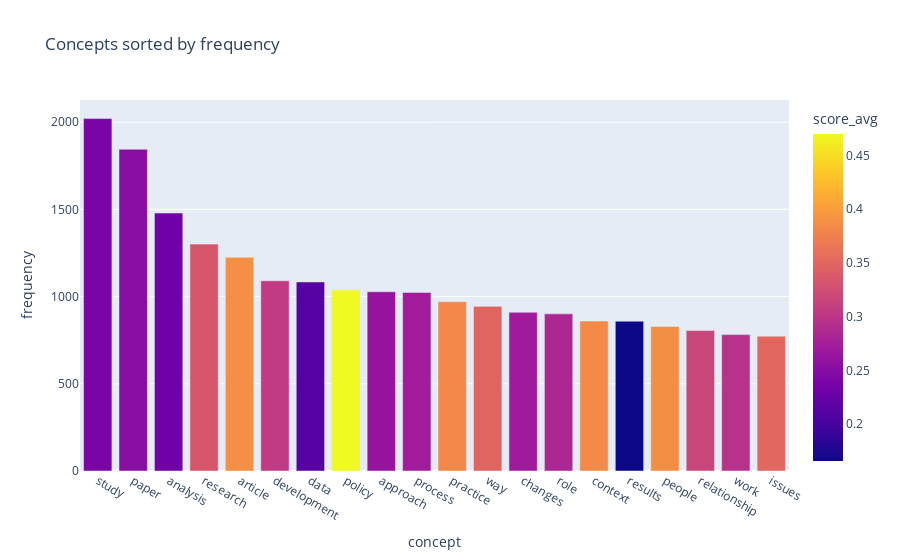

This figure's notebook cell:
### Markdown cell above
## 4. Making sense of *concepts* information

In this section we will take a deep dive into the concepts themselves, in particular by using the two metrics obtained above: `frequency` and `score_avg`. 

These metrics will let us filter out concepts that are too common or very infrequent, while instead highlighting concepts that are semantically representative of our dataset. 

The main thing to keep in mind is that **only the combination of these two metrics can lead to interesting results**. For example, if we used only *frequency* it'll lead to common keywords that are not very relevant; on the other hand, using only *relevancy* will result in concepts that important but just to one or two documents.  

For example, let's see what happens if we get the top concepts based on `frequency` only:

### Code cell
top = concepts_unique.sort_values("frequency", ascending=False)[:20]

px.bar(top, 
       title="Concepts sorted by frequency",
       x="concept", y="frequency", 
       color="score_avg")

### Figure 1 — Plotly figure (JSON) as saved in the notebook; plotly's stock layout.template omitted (floating-point values rounded to 4 significant figures)
{"data": [{"alignmentgroup": "True", "hovertemplate": "concept=%{x}<br>frequency=%{y}<br>score_avg=%{marker.color}<extra></extra>", "legendgroup": "", "marker": {"color": [0.2387, 0.2511, 0.2312, 0.3337, 0.3881, 0.3048, 0.2123, 0.4698, 0.2628, 0.2718, 0.382, 0.3482, 0.271, 0.2841, 0.384, 0.1656, 0.3872, 0.3163, 0.2958, 0.3511], "coloraxis": "coloraxis"}, "name": "", "offsetgroup": "", "orientation": "v", "showlegend": false, "textposition": "auto", "type": "bar", "x": ["study", "paper", "analysis", "research", "article", "development", "data", "policy", "approach", "process", "practice", "way", "changes", "role", "context", "results", "people", "relationship", "work", "issues"], "xaxis": "x", "y": [2021, 1845, 1479, 1301, 1225, 1091, 1084, 1038, 1028, 1024, 971, 944, 910, 901, 860, 859, 829, 805, 782, 773], "yaxis": "y"}], "layout": {"autosize": true, "barmode": "relative", "coloraxis": {"colorbar": {"title": {"text": "score_avg"}}, "colorscale": [[0, "#0d0887"], [0.1111, "#46039f"], [0.2222, "#7201a8"], [0.3333, "#9c179e"], [0.4444, "#bd3786"], [0.5556, "#d8576b"], [0.6667, "#ed7953"], [0.7778, "#fb9f3a"], [0.8889, "#fdca26"], [1, "#f0f921"]]}, "legend": {"tracegroupgap": 0}, "title": {"text": "Concepts sorted by frequency"}, "xaxis": {"anchor": "y", "autorange": true, "domain": [0, 1], "range": [-0.5, 19.5], "title": {"text": "concept"}, "type": "category"}, "yaxis": {"anchor": "x", "autorange": true, "domain": [0, 1], "range": [0, 2127.0], "title": {"text": "frequency"}, "type": "linear"}}}
